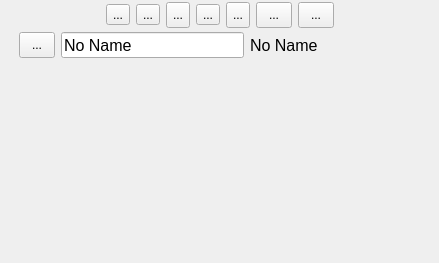
<?xml version="1.0" encoding="UTF-8"?>
<ui version="4.0">
 <class>CCustomLayoutWidgetForm</class>
 <widget class="QWidget" name="CCustomLayoutWidgetForm">
  <property name="geometry">
   <rect>
    <x>0</x>
    <y>0</y>
    <width>439</width>
    <height>263</height>
   </rect>
  </property>
  <property name="windowTitle">
   <string>Form</string>
  </property>
  <property name="layoutDirection">
   <enum>Qt::LeftToRight</enum>
  </property>
  <layout class="QVBoxLayout" name="verticalLayout">
   <property name="spacing">
    <number>0</number>
   </property>
   <property name="leftMargin">
    <number>0</number>
   </property>
   <property name="topMargin">
    <number>0</number>
   </property>
   <property name="rightMargin">
    <number>0</number>
   </property>
   <property name="bottomMargin">
    <number>0</number>
   </property>
   <item>
    <widget class="QFrame" name="EditPanel">
     <property name="minimumSize">
      <size>
       <width>0</width>
       <height>30</height>
      </size>
     </property>
     <property name="maximumSize">
      <size>
       <width>16777215</width>
       <height>30</height>
      </size>
     </property>
     <property name="frameShape">
      <enum>QFrame::NoFrame</enum>
     </property>
     <property name="frameShadow">
      <enum>QFrame::Raised</enum>
     </property>
     <property name="lineWidth">
      <number>0</number>
     </property>
     <layout class="QHBoxLayout" name="horizontalLayout">
      <property name="spacing">
       <number>0</number>
      </property>
      <property name="leftMargin">
       <number>0</number>
      </property>
      <property name="topMargin">
       <number>0</number>
      </property>
      <property name="rightMargin">
       <number>0</number>
      </property>
      <property name="bottomMargin">
       <number>0</number>
      </property>
      <item>
       <spacer name="horizontalSpacer">
        <property name="orientation">
         <enum>Qt::Horizontal</enum>
        </property>
        <property name="sizeHint" stdset="0">
         <size>
          <width>113</width>
          <height>20</height>
         </size>
        </property>
       </spacer>
      </item>
      <item>
       <widget class="QWidget" name="ButtonsPanel" native="true">
        <layout class="QHBoxLayout" name="horizontalLayout_4">
         <property name="leftMargin">
          <number>2</number>
         </property>
         <property name="topMargin">
          <number>2</number>
         </property>
         <property name="rightMargin">
          <number>2</number>
         </property>
         <property name="bottomMargin">
          <number>2</number>
         </property>
         <item>
          <widget class="QToolButton" name="ChangeNameButton">
           <property name="text">
            <string>...</string>
           </property>
           <property name="icon">
            <iconset resource="imtgui.qrc">
             <normaloff>:/Icons/Edit</normaloff>:/Icons/Edit</iconset>
           </property>
           <property name="iconSize">
            <size>
             <width>28</width>
             <height>28</height>
            </size>
           </property>
          </widget>
         </item>
         <item>
          <widget class="QToolButton" name="ChangeIconButton1">
           <property name="text">
            <string>...</string>
           </property>
           <property name="icon">
            <iconset resource="imtgui.qrc">
             <normaloff>:/Icons/Edit</normaloff>:/Icons/Edit</iconset>
           </property>
           <property name="iconSize">
            <size>
             <width>28</width>
             <height>28</height>
            </size>
           </property>
          </widget>
         </item>
         <item>
          <widget class="QToolButton" name="SplitVerticaly">
           <property name="sizePolicy">
            <sizepolicy hsizetype="Preferred" vsizetype="Preferred">
             <horstretch>0</horstretch>
             <verstretch>0</verstretch>
            </sizepolicy>
           </property>
           <property name="text">
            <string>...</string>
           </property>
           <property name="icon">
            <iconset resource="imtgui.qrc">
             <normaloff>:/Icons/Duplicate</normaloff>:/Icons/Duplicate</iconset>
           </property>
           <property name="iconSize">
            <size>
             <width>28</width>
             <height>28</height>
            </size>
           </property>
          </widget>
         </item>
         <item>
          <widget class="QToolButton" name="SplitHorizontaly">
           <property name="sizePolicy">
            <sizepolicy hsizetype="Fixed" vsizetype="Fixed">
             <horstretch>0</horstretch>
             <verstretch>0</verstretch>
            </sizepolicy>
           </property>
           <property name="text">
            <string>...</string>
           </property>
           <property name="icon">
            <iconset resource="imtgui.qrc">
             <normaloff>:/Icons/Copy</normaloff>:/Icons/Copy</iconset>
           </property>
           <property name="iconSize">
            <size>
             <width>28</width>
             <height>28</height>
            </size>
           </property>
          </widget>
         </item>
         <item>
          <widget class="QToolButton" name="DeleteButton">
           <property name="sizePolicy">
            <sizepolicy hsizetype="Preferred" vsizetype="Preferred">
             <horstretch>0</horstretch>
             <verstretch>0</verstretch>
            </sizepolicy>
           </property>
           <property name="text">
            <string>...</string>
           </property>
           <property name="icon">
            <iconset resource="imtgui.qrc">
             <normaloff>:/Icons/Remove</normaloff>:/Icons/Remove</iconset>
           </property>
           <property name="iconSize">
            <size>
             <width>28</width>
             <height>28</height>
            </size>
           </property>
          </widget>
         </item>
         <item>
          <widget class="QToolButton" name="NamePosition">
           <property name="minimumSize">
            <size>
             <width>36</width>
             <height>26</height>
            </size>
           </property>
           <property name="text">
            <string>...</string>
           </property>
           <property name="popupMode">
            <enum>QToolButton::InstantPopup</enum>
           </property>
          </widget>
         </item>
         <item>
          <widget class="QToolButton" name="AddWidgets">
           <property name="minimumSize">
            <size>
             <width>36</width>
             <height>26</height>
            </size>
           </property>
           <property name="text">
            <string>...</string>
           </property>
           <property name="iconSize">
            <size>
             <width>28</width>
             <height>28</height>
            </size>
           </property>
           <property name="popupMode">
            <enum>QToolButton::InstantPopup</enum>
           </property>
          </widget>
         </item>
        </layout>
       </widget>
      </item>
      <item>
       <spacer name="horizontalSpacer_2">
        <property name="orientation">
         <enum>Qt::Horizontal</enum>
        </property>
        <property name="sizeHint" stdset="0">
         <size>
          <width>112</width>
          <height>20</height>
         </size>
        </property>
       </spacer>
      </item>
     </layout>
    </widget>
   </item>
   <item>
    <widget class="QFrame" name="TitlePanel">
     <property name="minimumSize">
      <size>
       <width>0</width>
       <height>30</height>
      </size>
     </property>
     <property name="maximumSize">
      <size>
       <width>16777215</width>
       <height>30</height>
      </size>
     </property>
     <property name="frameShape">
      <enum>QFrame::NoFrame</enum>
     </property>
     <property name="frameShadow">
      <enum>QFrame::Raised</enum>
     </property>
     <property name="lineWidth">
      <number>0</number>
     </property>
     <layout class="QHBoxLayout" name="horizontalLayout_3">
      <property name="leftMargin">
       <number>6</number>
      </property>
      <property name="topMargin">
       <number>2</number>
      </property>
      <property name="rightMargin">
       <number>6</number>
      </property>
      <property name="bottomMargin">
       <number>2</number>
      </property>
      <item>
       <widget class="QLabel" name="titleIcon">
        <property name="sizePolicy">
         <sizepolicy hsizetype="Preferred" vsizetype="Preferred">
          <horstretch>0</horstretch>
          <verstretch>0</verstretch>
         </sizepolicy>
        </property>
        <property name="maximumSize">
         <size>
          <width>28</width>
          <height>28</height>
         </size>
        </property>
        <property name="text">
         <string/>
        </property>
        <property name="pixmap">
         <pixmap resource="../../../ProTest/Include/iprotestgui/iprotestgui.qrc">:/Icons/Aprove</pixmap>
        </property>
        <property name="scaledContents">
         <bool>true</bool>
        </property>
       </widget>
      </item>
      <item>
       <widget class="QToolButton" name="ChangeIconButton">
        <property name="minimumSize">
         <size>
          <width>36</width>
          <height>26</height>
         </size>
        </property>
        <property name="text">
         <string>...</string>
        </property>
       </widget>
      </item>
      <item>
       <widget class="QLineEdit" name="TitleNameEdit">
        <property name="font">
         <font>
          <pointsize>12</pointsize>
         </font>
        </property>
        <property name="text">
         <string>No Name</string>
        </property>
       </widget>
      </item>
      <item>
       <widget class="QLabel" name="titleName">
        <property name="sizePolicy">
         <sizepolicy hsizetype="Expanding" vsizetype="Preferred">
          <horstretch>0</horstretch>
          <verstretch>0</verstretch>
         </sizepolicy>
        </property>
        <property name="font">
         <font>
          <pointsize>12</pointsize>
         </font>
        </property>
        <property name="text">
         <string>No Name</string>
        </property>
       </widget>
      </item>
     </layout>
    </widget>
   </item>
   <item>
    <widget class="QWidget" name="WidgetPanel" native="true">
     <layout class="QVBoxLayout" name="verticalLayout_2"/>
    </widget>
   </item>
  </layout>
 </widget>
 <resources>
  <include location="imtgui.qrc"/>
  <include location="../../../ProTest/Include/iprotestgui/iprotestgui.qrc"/>
 </resources>
 <connections/>
</ui>
